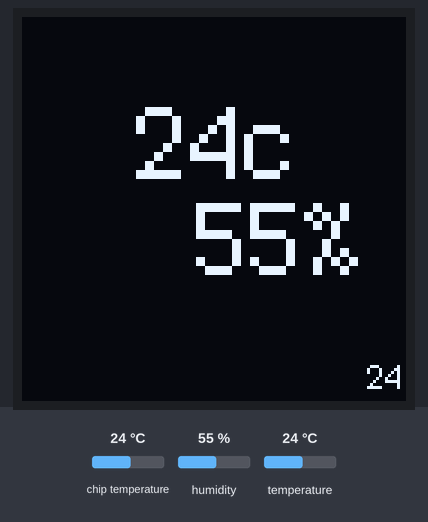
A program run on a simulated CircuitPython board. Shown: 128×128 one-colour display. The inputs (shaded band) are chosen by the test bench; at power-on: chip temperature 24 °C, humidity 55 %, temperature 24 °C. Library files of the repository ran but are not shown: adafruit_displayio_sh1107.py.

Above: at 0.1 s.

The program:

code.py
```python
import time
import board
import adafruit_sht4x
import busio
import displayio
import terminalio
import microcontroller
from adafruit_display_text import bitmap_label as label
from adafruit_displayio_sh1107 import SH1107, DISPLAY_OFFSET_ADAFRUIT_128x128_OLED_5297

displayio.release_displays()

i2c = busio.I2C(board.SCL1, board.SDA1)
sht = adafruit_sht4x.SHT4x(i2c)
sht.mode = adafruit_sht4x.Mode.NOHEAT_HIGHPRECISION
display_bus = displayio.I2CDisplay(i2c, device_address=0x3D)

WIDTH = 128
HEIGHT = 128
ROTATION = 0

BORDER = 2

display = SH1107(
    display_bus,
    width=WIDTH,
    height=HEIGHT,
    display_offset=DISPLAY_OFFSET_ADAFRUIT_128x128_OLED_5297,
    rotation=ROTATION,
)

while True:
    temperature, relative_humidity = sht.measurements;
    selfTemp = microcontroller.cpu.temperature;
    # Make the display context
    splash = displayio.Group()
    display.show(splash)

    # Draw some label text
    size_text = "%0.fc" % temperature;
    size_text_area = label.Label(
        terminalio.FONT, text=size_text, scale=3, color=0xFFFFFF, x=38, y=42
    )
    splash.append(size_text_area)
    oled_text = "%0.f%%" % relative_humidity;
    oled_text_area = label.Label(
        terminalio.FONT, text=oled_text, scale=3, color=0xFFFFFF, x=58, y=74
    )
    splash.append(oled_text_area)
    self_text = "%0.f" % selfTemp;
    self_text_area = label.Label(
        terminalio.FONT, text=self_text, scale=1, color=0xFFFFFF, x=115, y=120
    )
    splash.append(self_text_area)
    time.sleep(60)
```
